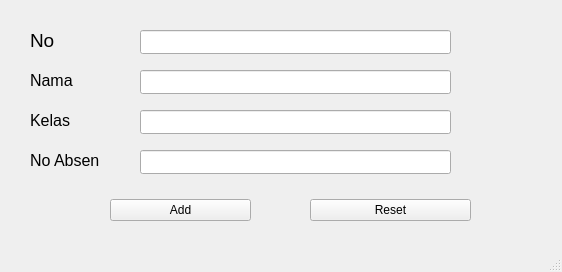
<?xml version="1.0" encoding="UTF-8"?>
<ui version="4.0">
 <class>TambahData</class>
 <widget class="QMainWindow" name="TambahData">
  <property name="geometry">
   <rect>
    <x>0</x>
    <y>0</y>
    <width>562</width>
    <height>272</height>
   </rect>
  </property>
  <property name="windowTitle">
   <string>Tambah Data</string>
  </property>
  <widget class="QWidget" name="centralwidget">
   <widget class="QLabel" name="label">
    <property name="geometry">
     <rect>
      <x>30</x>
      <y>30</y>
      <width>71</width>
      <height>21</height>
     </rect>
    </property>
    <property name="font">
     <font>
      <pointsize>14</pointsize>
     </font>
    </property>
    <property name="text">
     <string>No </string>
    </property>
   </widget>
   <widget class="QLineEdit" name="lineEdit">
    <property name="geometry">
     <rect>
      <x>140</x>
      <y>30</y>
      <width>311</width>
      <height>24</height>
     </rect>
    </property>
   </widget>
   <widget class="QLineEdit" name="lineEdit_2">
    <property name="geometry">
     <rect>
      <x>140</x>
      <y>70</y>
      <width>311</width>
      <height>24</height>
     </rect>
    </property>
   </widget>
   <widget class="QLabel" name="label_2">
    <property name="geometry">
     <rect>
      <x>30</x>
      <y>70</y>
      <width>71</width>
      <height>21</height>
     </rect>
    </property>
    <property name="font">
     <font>
      <pointsize>12</pointsize>
     </font>
    </property>
    <property name="text">
     <string>Nama</string>
    </property>
   </widget>
   <widget class="QLineEdit" name="lineEdit_3">
    <property name="geometry">
     <rect>
      <x>140</x>
      <y>110</y>
      <width>311</width>
      <height>24</height>
     </rect>
    </property>
   </widget>
   <widget class="QLabel" name="label_3">
    <property name="geometry">
     <rect>
      <x>30</x>
      <y>110</y>
      <width>71</width>
      <height>21</height>
     </rect>
    </property>
    <property name="font">
     <font>
      <pointsize>12</pointsize>
     </font>
    </property>
    <property name="text">
     <string>Kelas</string>
    </property>
   </widget>
   <widget class="QLineEdit" name="lineEdit_4">
    <property name="geometry">
     <rect>
      <x>140</x>
      <y>150</y>
      <width>311</width>
      <height>24</height>
     </rect>
    </property>
   </widget>
   <widget class="QLabel" name="label_4">
    <property name="geometry">
     <rect>
      <x>30</x>
      <y>150</y>
      <width>71</width>
      <height>21</height>
     </rect>
    </property>
    <property name="font">
     <font>
      <pointsize>12</pointsize>
     </font>
    </property>
    <property name="text">
     <string>No Absen</string>
    </property>
   </widget>
   <widget class="QWidget" name="horizontalLayoutWidget">
    <property name="geometry">
     <rect>
      <x>110</x>
      <y>190</y>
      <width>141</width>
      <height>41</height>
     </rect>
    </property>
    <layout class="QHBoxLayout" name="horizontalLayout">
     <item>
      <widget class="QPushButton" name="Add">
       <property name="text">
        <string>Add</string>
       </property>
      </widget>
     </item>
    </layout>
   </widget>
   <widget class="QWidget" name="horizontalLayoutWidget_2">
    <property name="geometry">
     <rect>
      <x>310</x>
      <y>190</y>
      <width>161</width>
      <height>41</height>
     </rect>
    </property>
    <layout class="QHBoxLayout" name="horizontalLayout_2">
     <item>
      <widget class="QPushButton" name="Reset">
       <property name="text">
        <string>Reset</string>
       </property>
      </widget>
     </item>
    </layout>
   </widget>
  </widget>
  <widget class="QStatusBar" name="statusbar"/>
 </widget>
 <resources/>
 <connections/>
</ui>
